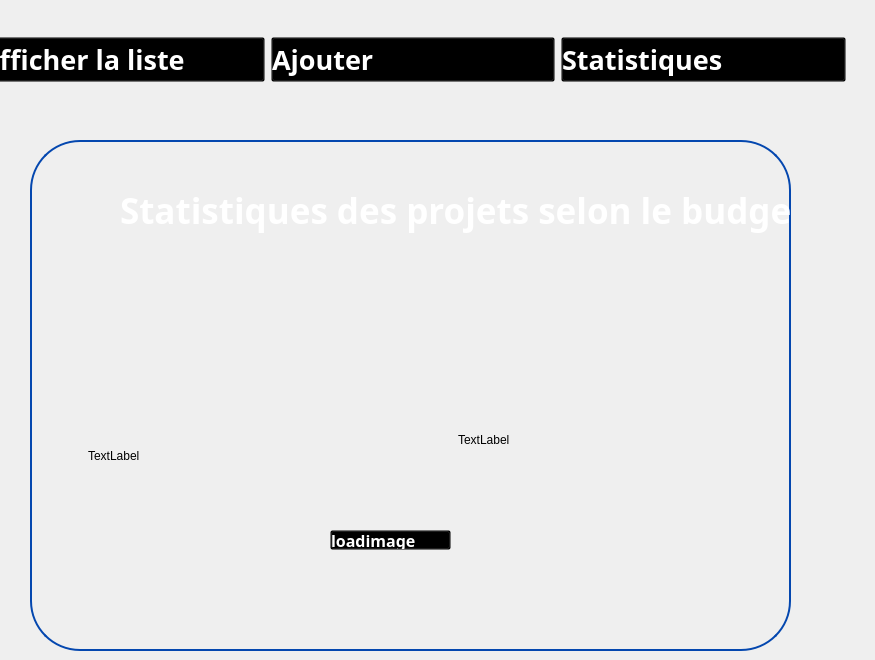
   <widget class="QWidget" name="statprojet">
    <widget class="QGroupBox" name="groupBox_9">
     <property name="geometry">
      <rect>
       <x>30</x>
       <y>140</y>
       <width>761</width>
       <height>511</height>
      </rect>
     </property>
     <property name="styleSheet">
      <string notr="true">QGroupBox {
	border-radius:50px;
    border: 2px solid #0447AF; /* Red border */
}
</string>
     </property>
     <property name="title">
      <string/>
     </property>
     <widget class="QLabel" name="label_26">
      <property name="geometry">
       <rect>
        <x>10</x>
        <y>20</y>
        <width>81</width>
        <height>91</height>
       </rect>
      </property>
      <property name="text">
       <string/>
      </property>
      <property name="pixmap">
       <pixmap>:/Desktop/imageprojetcpp/gestion-de-projet.png</pixmap>
      </property>
      <property name="scaledContents">
       <bool>true</bool>
      </property>
     </widget>
     <widget class="QLabel" name="label_27">
      <property name="geometry">
       <rect>
        <x>90</x>
        <y>40</y>
        <width>671</width>
        <height>61</height>
       </rect>
      </property>
      <property name="font">
       <font>
        <family>Plus Jakarta Sans</family>
        <pointsize>26</pointsize>
        <weight>75</weight>
        <bold>true</bold>
       </font>
      </property>
      <property name="styleSheet">
       <string notr="true">color:white;
    background: transparent;
</string>
      </property>
      <property name="text">
       <string>Statistiques des projets selon le budget</string>
      </property>
     </widget>
     <widget class="Line" name="line_41">
      <property name="geometry">
       <rect>
        <x>220</x>
        <y>570</y>
        <width>118</width>
        <height>3</height>
       </rect>
      </property>
      <property name="orientation">
       <enum>Qt::Horizontal</enum>
      </property>
     </widget>
     <widget class="QLabel" name="label_28">
      <property name="geometry">
       <rect>
        <x>40</x>
        <y>100</y>
        <width>701</width>
        <height>401</height>
       </rect>
      </property>
      <property name="styleSheet">
       <string notr="true">background:transparent;
</string>
      </property>
      <property name="text">
       <string/>
      </property>
      <property name="pixmap">
       <pixmap>:/Desktop/imageprojetcpp/statistiques.png</pixmap>
      </property>
      <property name="scaledContents">
       <bool>true</bool>
      </property>
     </widget>
     <widget class="QLabel" name="originalImageLabel">
      <property name="geometry">
       <rect>
        <x>58</x>
        <y>140</y>
        <width>221</width>
        <height>351</height>
       </rect>
      </property>
      <property name="text">
       <string>TextLabel</string>
      </property>
     </widget>
     <widget class="QPushButton" name="loadImageButton">
      <property name="geometry">
       <rect>
        <x>300</x>
        <y>390</y>
        <width>121</width>
        <height>20</height>
       </rect>
      </property>
      <property name="font">
       <font>
        <family>Gill Sans MT</family>
        <pointsize>12</pointsize>
        <weight>75</weight>
        <bold>true</bold>
       </font>
      </property>
      <property name="styleSheet">
       <string notr="true">QPushButton:hover {
    color: red;
    background: transparent;
}

QPushButton {
    text-align: left;
    background: transparent;
    color: rgb(255,255,255);
}

</string>
      </property>
      <property name="text">
       <string>loadimage</string>
      </property>
      <property name="icon">
       <iconset>
        <normaloff>../../Bureau/imageprojetcpp/pdf.png</normaloff>../../Bureau/imageprojetcpp/pdf.png</iconset>
      </property>
      <property name="iconSize">
       <size>
        <width>20</width>
        <height>20</height>
       </size>
      </property>
     </widget>
     <widget class="QLabel" name="scannedImageLabel">
      <property name="geometry">
       <rect>
        <x>428</x>
        <y>119</y>
        <width>291</width>
        <height>361</height>
       </rect>
      </property>
      <property name="text">
       <string>TextLabel</string>
      </property>
     </widget>
    </widget>
    <widget class="QWidget" name="horizontalLayoutWidget_4">
     <property name="geometry">
      <rect>
       <x>-20</x>
       <y>20</y>
       <width>866</width>
       <height>80</height>
      </rect>
     </property>
     <layout class="QHBoxLayout" name="horizontalLayout_4">
      <item>
       <widget class="QPushButton" name="pushButton_89">
        <property name="font">
         <font>
          <family>Gill Sans MT</family>
          <pointsize>20</pointsize>
          <weight>75</weight>
          <bold>true</bold>
         </font>
        </property>
        <property name="styleSheet">
         <string notr="true">QPushButton:hover {
    color: blue;
    background: transparent;
}

QPushButton {
    text-align: left;
    background: transparent;
    color: rgb(255,255,255);
}
</string>
        </property>
        <property name="text">
         <string>Afficher la liste</string>
        </property>
        <property name="icon">
         <iconset>
          <normaloff>../../Downloads/wetransfer_icons_2024-02-06_1419/icons/liste-de-controle.png</normaloff>../../Downloads/wetransfer_icons_2024-02-06_1419/icons/liste-de-controle.png</iconset>
        </property>
        <property name="iconSize">
         <size>
          <width>50</width>
          <height>46</height>
         </size>
        </property>
       </widget>
      </item>
      <item>
       <widget class="QPushButton" name="pushButton_90">
        <property name="font">
         <font>
          <family>Gill Sans MT</family>
          <pointsize>20</pointsize>
          <weight>75</weight>
          <bold>true</bold>
         </font>
        </property>
        <property name="styleSheet">
         <string notr="true">QPushButton:hover {
    color: blue;
    background: transparent;
}

QPushButton {
    text-align: left;
    background: transparent;
    color: rgb(255,255,255);
}
</string>
        </property>
        <property name="text">
         <string>Ajouter </string>
        </property>
        <property name="icon">
         <iconset>
          <normaloff>../../Downloads/wetransfer_icons_2024-02-06_1419/icons/image (3).png</normaloff>../../Downloads/wetransfer_icons_2024-02-06_1419/icons/image (3).png</iconset>
        </property>
        <property name="iconSize">
         <size>
          <width>50</width>
          <height>46</height>
         </size>
        </property>
       </widget>
      </item>
      <item>
       <widget class="QPushButton" name="pushButton_91">
        <property name="font">
         <font>
          <family>Gill Sans MT</family>
          <pointsize>20</pointsize>
          <weight>75</weight>
          <bold>true</bold>
         </font>
        </property>
        <property name="styleSheet">
         <string notr="true">QPushButton:hover {
    color: blue;
    background: transparent;
}

QPushButton {
    text-align: left;
    background: transparent;
    color: rgb(255,255,255);
}

</string>
        </property>
        <property name="text">
         <string>Statistiques</string>
        </property>
        <property name="icon">
         <iconset>
          <normaloff>../../Downloads/wetransfer_icons_2024-02-06_1419/icons/image (2).png</normaloff>../../Downloads/wetransfer_icons_2024-02-06_1419/icons/image (2).png</iconset>
        </property>
        <property name="iconSize">
         <size>
          <width>50</width>
          <height>46</height>
         </size>
        </property>
       </widget>
      </item>
     </layout>
    </widget>
   </widget>
